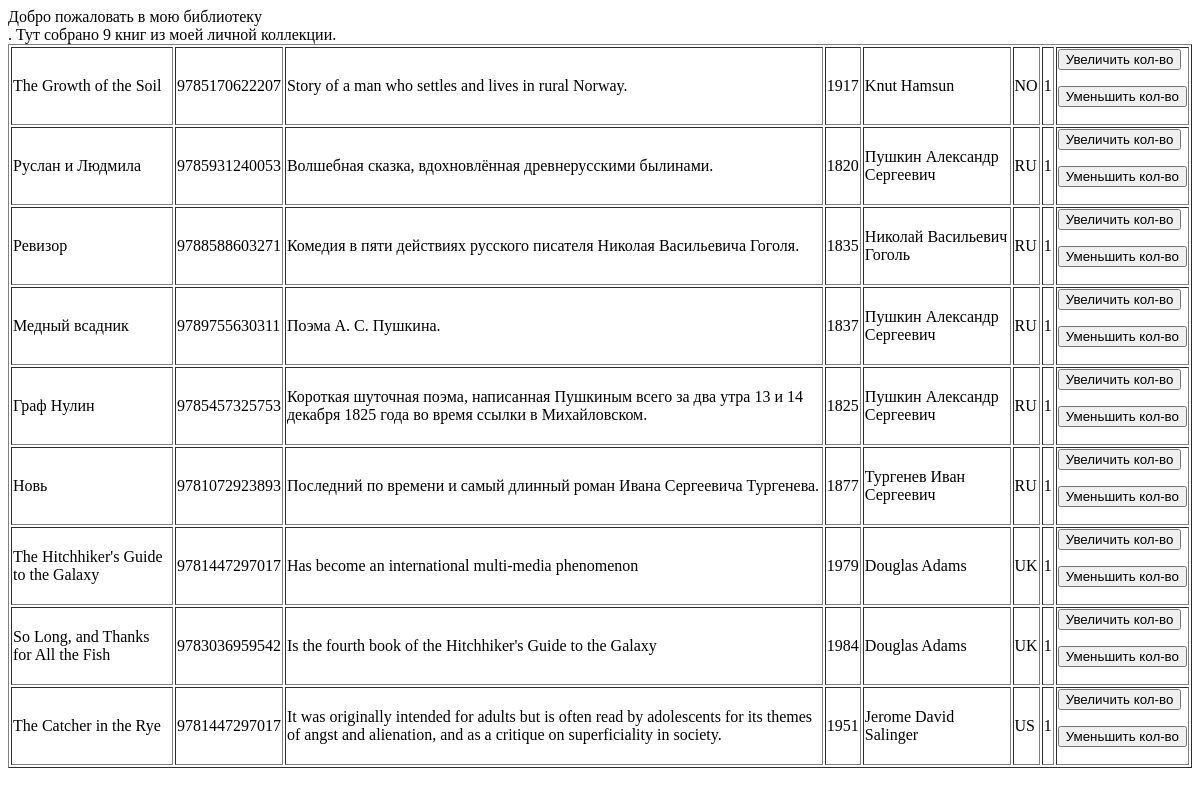
Before: /index/ with the older database file.
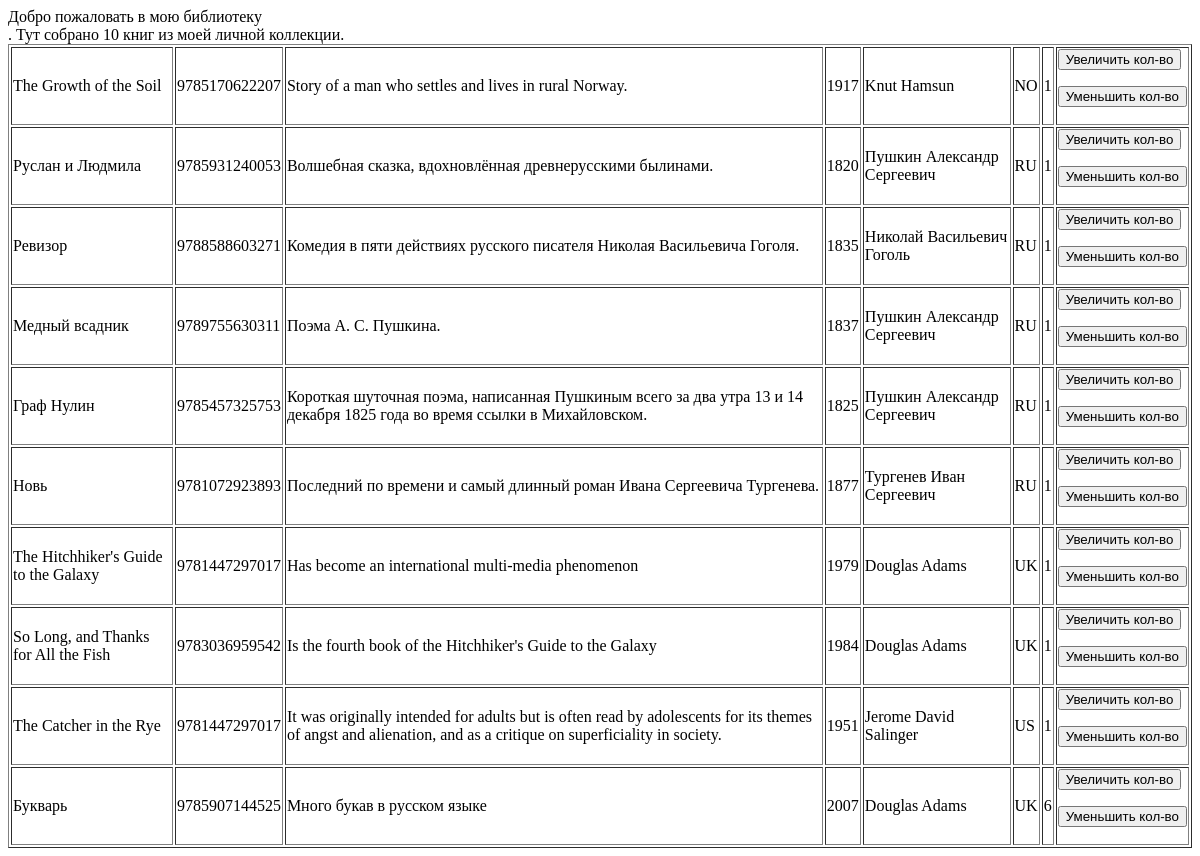
After: the same page with the newer database file.
### p_library/models.py (models this page shows, shortened)
class Book(models.Model):
    ISBN = models.CharField(max_length=13)
    title = models.CharField(max_length=160, verbose_name='Заголовок')
    description = models.TextField(verbose_name='Описание')
    year_release = models.SmallIntegerField(verbose_name='Дата издания')
    author = models.ForeignKey(Author, on_delete=models.CASCADE, verbose_name='Автор')
    price = models.DecimalField(max_digits=10, decimal_places=2, null=True, blank=True, verbose_name='Цена')
    copy_count = models.SmallIntegerField(default=1)
    publisher = models.ForeignKey(Publisher, on_delete=models.CASCADE, verbose_name='Издательство',
                 null=True, blank=True, related_name='books')
    friend = models.ForeignKey('Friend', on_delete=models.CASCADE, related_name='books',
                               verbose_name='Другу отдана', null=True, blank=True)
    image = models.ImageField(upload_to='media/book_photos/%Y/%m/%d', blank=True, null=True,
                              verbose_name='Фото')

class Author(models.Model):
    full_name = models.CharField(max_length=160, verbose_name='Имя')
    birth_year = models.SmallIntegerField(verbose_name='Дата рождения')
    country = models.CharField(max_length=2, verbose_name='Страна рождения')

### p_library/views.py (the view)
# urls.py: path('index/', views.index),
def index(request):
    template = loader.get_template('index.html')
    books = Book.objects.all()
    biblio_data = {
        "title": "мою библиотеку",
        "books": books,
    }
    return HttpResponse(template.render(biblio_data, request))

### p_library/templates/index.html (shortened to what this page needs)
Добро пожаловать в {{ title }}  <br>.
Тут собрано {{ books|length }} книг из моей личной коллекции.
<table border="1">
    {% for book in books %}
        <tr>
            <td>{{ book.title }}</td>
            <td>{{ book.ISBN }}</td>
            <td>{{ book.description }}</td>
            <td>{{ book.year_release }}</td>
            <td>{{ book.author.full_name }}</td>
            <td>{{ book.author.country }}</td>
            <td>{{ book.copy_count }}</td>
            <td>
                <form action="/index/book_increment/" method="post" enctype="multipart/form-data">
                    <input type="submit" value="Увеличить кол-во" />
                </form>
                <form action="/index/book_decrement/" method="post" enctype="multipart/form-data">
                    <input type="submit" value="Уменьшить кол-во" />
                </form>
            </td>
        </tr>
    {% endfor %}
</table>

Changed rows visible on the page:
added Book: title "Букварь", ISBN "9785907144525", description "Много букав в русском языке", year_release "2007", author.full_name "Douglas Adams", author.country "UK", copy_count "6"
Other visible differences:
{{ books|length }}: "9" → "10"
